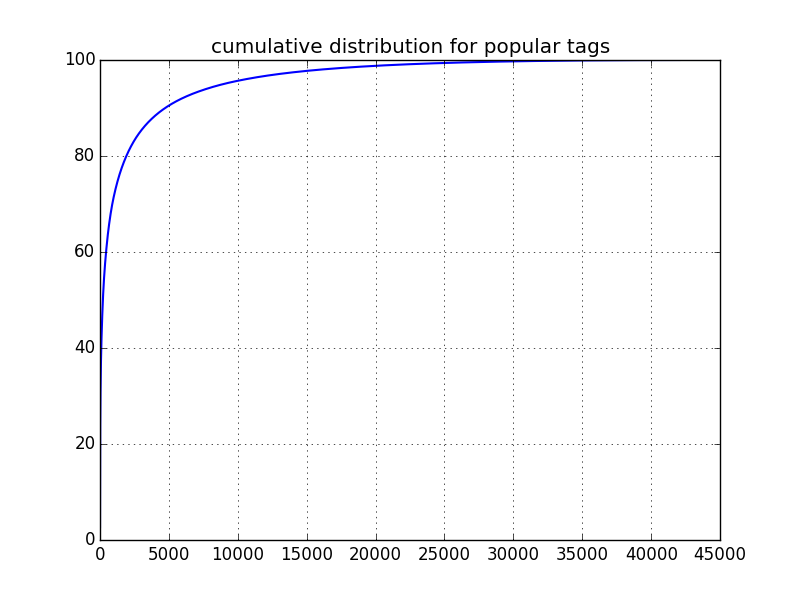

This chart was generated by the following Python code:
import numpy as np
import matplotlib.pyplot as plt
#from matplotlib import mlab
import json

f = open('../cdf.txt', 'r')
cdf = []
for line in f:
    if line.split()[0] == "max":
        cdf.append(float(line.split()[5][:-1])) # percentage

num = len(cdf)
print num

x = np.array(range(num + 1)[1:])
y = np.array(cdf)

fig1 = plt.figure()
ax1 = fig1.add_subplot(111)
ax1.plot(x, y, '-', linewidth=1.5)
plt.grid(True)
plt.title('cumulative distribution for popular tags')


fig2 = plt.figure()
ax2 = fig2.add_subplot(111)
ax2.plot(x, y, '-', linewidth=1.5)
plt.xscale('log')
plt.grid(True)
plt.ylim(0, 100)
plt.title('cumulative distribution for popular tags')

plt.show()
